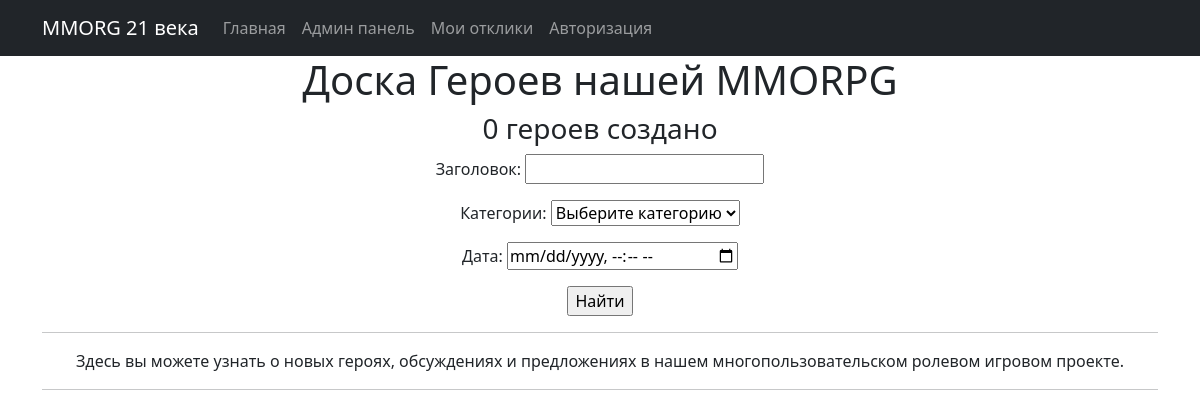
/, run on an earlier commit of the app's database.
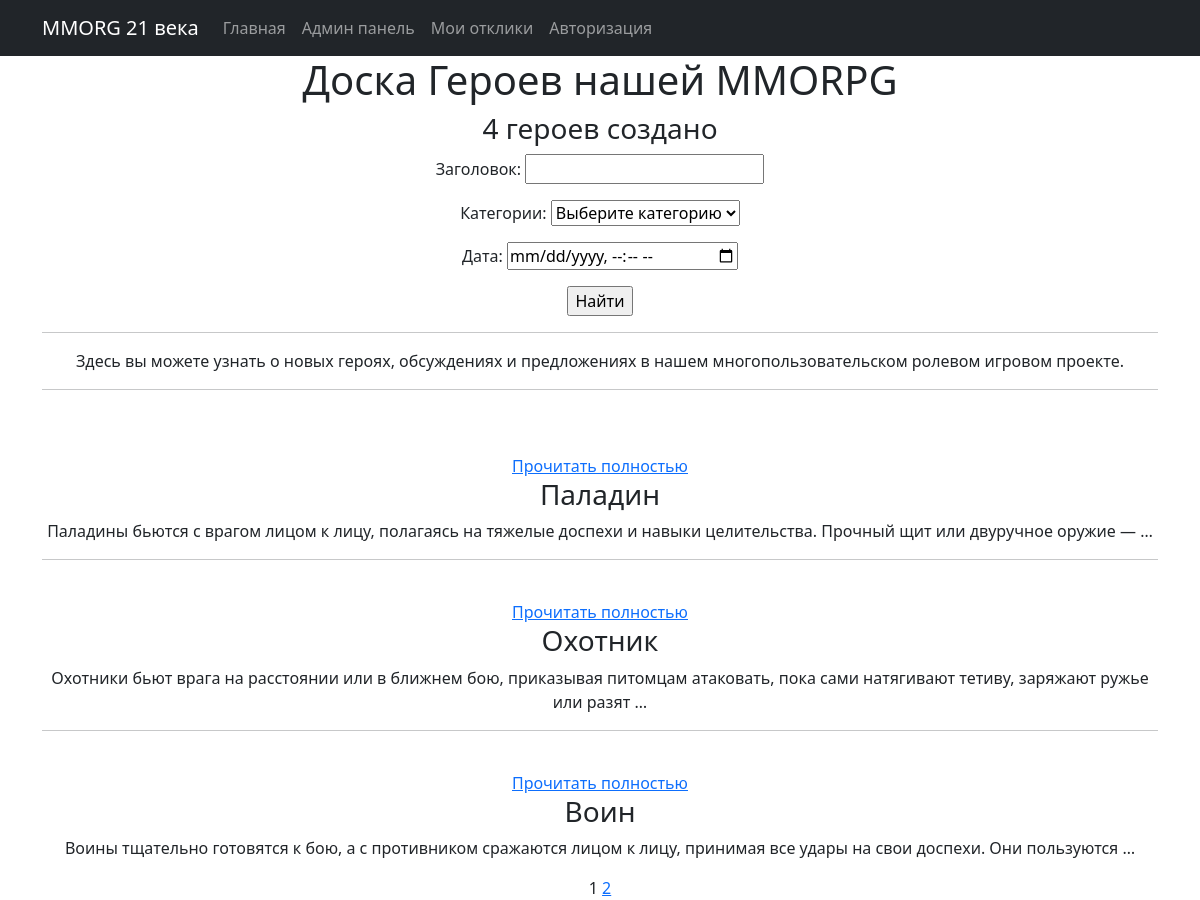
And on a later commit of the database.
### board/models.py (models this page shows, shortened)
class Message(models.Model):
    author = models.ForeignKey(
        User,
        related_name='message_owner',
        on_delete=models.CASCADE,
        verbose_name="Создатель героя")
    date_create = models.DateTimeField(auto_now_add=True)
    title = models.CharField(verbose_name='Заголовок', max_length=200)
    content = models.TextField(blank=True, null=True)
    message_media = models.FileField(verbose_name='Добавление медиафайлов',
                                     upload_to='media/', blank=True, null=True)
    def __init__(self, *args, **kwargs):
        super().__init__(*args, **kwargs)
    tanks = 'TN'
    hills = 'HL'
    dd = 'DD'
    merchants = 'MR'
    gild_masters = 'GM'
    quest_givers = 'QG'
    blacksmiths = 'BS'
    potions_brewers = 'PB'
    spell_masters = 'SM'
    CATEGORIES = [
        (tanks, 'Танки'),
        (hills, 'Хилы'),
        (dd, 'ДД'),
        (merchants, 'Торговцы'),
        (gild_masters, 'Гилдмастеры'),
        (quest_givers, 'Квестгиверы'),
        (blacksmiths, 'Кузнецы'),
        (potions_brewers, 'Зельевары'),
        (spell_masters, 'Мастера заклинаний'),
    ]
    category = models.CharField(verbose_name='Категория',
                                max_length=2,
                                choices=CATEGORIES, default=tanks)

### board/views.py (the view)
# urls.py: path('', MessageList.as_view(), name='message_list'),
class MessageList(ListView):
    model = Message
    ordering = '-date_create'
    template_name = 'board_message.html'
    context_object_name = 'messages'
    paginate_by = 3
    def get_queryset(self):
        queryset = super().get_queryset()
        self.filterset = MessageFilter(self.request.GET, queryset=queryset)
        return self.filterset.qs  # И возвращаем отфильтрованные результаты
    def get_context_data(self, **kwargs):
        context = super().get_context_data(**kwargs)
        context['filterset'] = self.filterset
        return context

### templates/board_message.html (shortened to what this page needs)
{% extends 'flatpages/default.html' %}
{% load custom_extras %}
{% load custom_filters %}
{% load custom_tags %}
{% block content %}
<h1>Доска Героев нашей MMORPG</h1>
    <h3>{{ filterset.qs.count }} героев создано</h3>
    <form action="" method="get">
        {{ filterset.form.as_p }}
        <input type="submit" value="Найти" />
    </form>
<hr>
<p>Здесь вы можете узнать о новых героях, обсуждениях и предложениях в нашем многопользовательском ролевом игровом проекте.</p>
<hr>
<br>
{% for m in messages %}
<br>
<nav>
        <a href="{% url 'message_detail' pk=m.id %}"> Прочитать полностью </a>
            <h3>{{ m.title|truncatewords:5 }}</h3>
        <p>{{ m.content|truncatewords:20}}</p>
        {% if not forloop.last %}
</nav>
<dl>
    <dt>
        <hr>
        {% endif %}
    </dt>
</dl>
    {% endfor %}
   {{ page_obj.number }}
   {% if page_obj.has_next %}
       <a href="?page={{ page_obj.next_page_number }}">{{ page_obj.next_page_number }}</a>
   {% endif %}
{% endblock content %}

### templates/flatpages/default.html (shortened to what this page needs)
<!DOCTYPE html>
<html lang="en">
    <head>
        {% load static %}
        <link href="{% static 'css/styles.css' %}" rel="stylesheet" />
    </head>
    <body>
<nav class="navbar navbar-expand-lg navbar-dark bg-dark static-top">
   <div class="container">
       <a class="navbar-brand" href="#">MMORG 21 века</a>
       <div class="collapse navbar-collapse" id="navbarResponsive">
           <ul class="navbar-nav ml-auto">
               <li class="nav-item active">
                   <a class="nav-link" href="/">Главная
                   </a>
               </li>
               <li class="nav-item">
                   <a class="nav-link" href="/admin/">Админ панель</a>
               </li>
               <li class="nav-item">
                   <a class="nav-link" href="#">Мои отклики</a>
               </li>
                <li class="nav-item">
               <li class="nav-item">
                   <a class="nav-link" href="/accounts/login/">Авторизация</a>
               </li>
           </ul>
       </div>
   </div>
</nav>
<div class="container">
   <div class="row">
       <div class="col-lg-12 text-center">
           {% block content %}{% endblock content %}
       </div>
   </div>
</div>
    </body>
</html>

What changed in the data, as far as the page shows it:
added Message: title "Паладин", content "Паладины бьются с врагом лицом к лицу, полагаясь на тяжелые доспехи и навыки целительства. Прочный щит или двуручное оружие — …"
added Message: title "Охотник", content "Охотники бьют врага на расстоянии или в ближнем бою, приказывая питомцам атаковать, пока сами натягивают тетиву, заряжают ружье или разят …"
added Message: title "Воин", content "Воины тщательно готовятся к бою, а с противником сражаются лицом к лицу, принимая все удары на свои доспехи. Они пользуются …"
Also different on the page:
{{ filterset.qs.count }}: "0" → "4"
{{ page_obj.number }}: (not shown) → "1"
{{ page_obj.next_page_number }}: (not shown) → "2"
